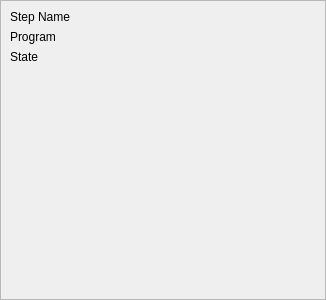
<?xml version="1.0" encoding="UTF-8"?>
<ui version="4.0">
 <class>pipeline_step_viewer</class>
 <widget class="QWidget" name="pipeline_step_viewer">
  <property name="geometry">
   <rect>
    <x>0</x>
    <y>0</y>
    <width>326</width>
    <height>300</height>
   </rect>
  </property>
  <property name="focusPolicy">
   <enum>Qt::StrongFocus</enum>
  </property>
  <property name="windowTitle">
   <string>Form</string>
  </property>
  <property name="autoFillBackground">
   <bool>true</bool>
  </property>
  <layout class="QVBoxLayout" name="verticalLayout">
   <property name="leftMargin">
    <number>0</number>
   </property>
   <property name="topMargin">
    <number>0</number>
   </property>
   <property name="rightMargin">
    <number>0</number>
   </property>
   <property name="bottomMargin">
    <number>0</number>
   </property>
   <item>
    <widget class="QFrame" name="frame">
     <property name="frameShape">
      <enum>QFrame::StyledPanel</enum>
     </property>
     <property name="frameShadow">
      <enum>QFrame::Raised</enum>
     </property>
     <property name="lineWidth">
      <number>2</number>
     </property>
     <layout class="QVBoxLayout" name="verticalLayout_2">
      <property name="leftMargin">
       <number>9</number>
      </property>
      <property name="topMargin">
       <number>9</number>
      </property>
      <property name="rightMargin">
       <number>9</number>
      </property>
      <property name="bottomMargin">
       <number>9</number>
      </property>
      <item>
       <widget class="QLabel" name="name_label">
        <property name="sizePolicy">
         <sizepolicy hsizetype="Preferred" vsizetype="Fixed">
          <horstretch>0</horstretch>
          <verstretch>0</verstretch>
         </sizepolicy>
        </property>
        <property name="text">
         <string>Step Name</string>
        </property>
       </widget>
      </item>
      <item>
       <widget class="QLabel" name="program_label">
        <property name="sizePolicy">
         <sizepolicy hsizetype="Preferred" vsizetype="Fixed">
          <horstretch>0</horstretch>
          <verstretch>0</verstretch>
         </sizepolicy>
        </property>
        <property name="text">
         <string>Program</string>
        </property>
       </widget>
      </item>
      <item>
       <widget class="QLabel" name="state_label">
        <property name="sizePolicy">
         <sizepolicy hsizetype="Preferred" vsizetype="Fixed">
          <horstretch>0</horstretch>
          <verstretch>0</verstretch>
         </sizepolicy>
        </property>
        <property name="text">
         <string>State</string>
        </property>
       </widget>
      </item>
      <item>
       <spacer name="verticalSpacer">
        <property name="orientation">
         <enum>Qt::Vertical</enum>
        </property>
        <property name="sizeHint" stdset="0">
         <size>
          <width>20</width>
          <height>40</height>
         </size>
        </property>
       </spacer>
      </item>
     </layout>
    </widget>
   </item>
  </layout>
 </widget>
 <resources/>
 <connections/>
</ui>
